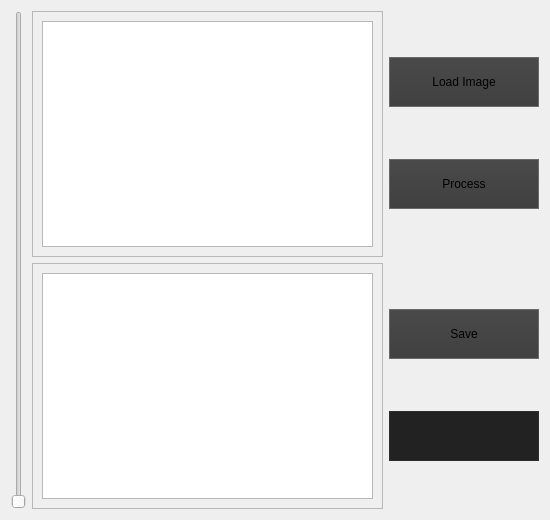
<?xml version="1.0" encoding="UTF-8"?>
<ui version="4.0">
 <class>Widget</class>
 <widget class="QWidget" name="Widget">
  <property name="geometry">
   <rect>
    <x>0</x>
    <y>0</y>
    <width>550</width>
    <height>520</height>
   </rect>
  </property>
  <property name="sizePolicy">
   <sizepolicy hsizetype="Fixed" vsizetype="Fixed">
    <horstretch>0</horstretch>
    <verstretch>0</verstretch>
   </sizepolicy>
  </property>
  <property name="minimumSize">
   <size>
    <width>550</width>
    <height>520</height>
   </size>
  </property>
  <property name="maximumSize">
   <size>
    <width>99999</width>
    <height>99999</height>
   </size>
  </property>
  <property name="cursor">
   <cursorShape>ArrowCursor</cursorShape>
  </property>
  <property name="windowTitle">
   <string>Widget</string>
  </property>
  <property name="autoFillBackground">
   <bool>false</bool>
  </property>
  <property name="styleSheet">
   <string notr="true">background: &quot;#333333&quot;;</string>
  </property>
  <layout class="QHBoxLayout" name="horizontalLayout_5">
   <item>
    <widget class="QSlider" name="vertical_slider">
     <property name="styleSheet">
      <string notr="true"/>
     </property>
     <property name="orientation">
      <enum>Qt::Vertical</enum>
     </property>
    </widget>
   </item>
   <item>
    <layout class="QVBoxLayout" name="verticalLayout_2" stretch="1,1">
     <item>
      <layout class="QHBoxLayout" name="horizontalLayout_3" stretch="0,0">
       <item>
        <widget class="QFrame" name="frame">
         <property name="sizePolicy">
          <sizepolicy hsizetype="Expanding" vsizetype="Expanding">
           <horstretch>0</horstretch>
           <verstretch>0</verstretch>
          </sizepolicy>
         </property>
         <property name="frameShape">
          <enum>QFrame::StyledPanel</enum>
         </property>
         <property name="frameShadow">
          <enum>QFrame::Raised</enum>
         </property>
         <layout class="QHBoxLayout" name="horizontalLayout_4">
          <item>
           <widget class="QGraphicsView" name="loaded_img">
            <property name="verticalScrollBarPolicy">
             <enum>Qt::ScrollBarAlwaysOff</enum>
            </property>
            <property name="horizontalScrollBarPolicy">
             <enum>Qt::ScrollBarAlwaysOff</enum>
            </property>
           </widget>
          </item>
         </layout>
        </widget>
       </item>
       <item>
        <layout class="QVBoxLayout" name="verticalLayout_3">
         <item>
          <widget class="QPushButton" name="load_img_btn">
           <property name="sizePolicy">
            <sizepolicy hsizetype="Fixed" vsizetype="Fixed">
             <horstretch>0</horstretch>
             <verstretch>0</verstretch>
            </sizepolicy>
           </property>
           <property name="minimumSize">
            <size>
             <width>150</width>
             <height>50</height>
            </size>
           </property>
           <property name="cursor">
            <cursorShape>PointingHandCursor</cursorShape>
           </property>
           <property name="styleSheet">
            <string notr="true">background: qlineargradient(spread:pad, x1:0.5, y1:0, x2:0.5, y2:1, stop:0 rgba(74, 74, 74, 255), stop:1 rgba(64, 64, 64, 255));
border: 1px solid #6a6a6a;</string>
           </property>
           <property name="text">
            <string>Load Image</string>
           </property>
          </widget>
         </item>
         <item>
          <widget class="QPushButton" name="process_img_btn">
           <property name="sizePolicy">
            <sizepolicy hsizetype="Fixed" vsizetype="Fixed">
             <horstretch>0</horstretch>
             <verstretch>0</verstretch>
            </sizepolicy>
           </property>
           <property name="minimumSize">
            <size>
             <width>150</width>
             <height>50</height>
            </size>
           </property>
           <property name="cursor">
            <cursorShape>PointingHandCursor</cursorShape>
           </property>
           <property name="styleSheet">
            <string notr="true">background: qlineargradient(spread:pad, x1:0.5, y1:0, x2:0.5, y2:1, stop:0 rgba(74, 74, 74, 255), stop:1 rgba(64, 64, 64, 255));
border: 1px solid #6a6a6a;</string>
           </property>
           <property name="text">
            <string>Process</string>
           </property>
          </widget>
         </item>
        </layout>
       </item>
      </layout>
     </item>
     <item>
      <layout class="QHBoxLayout" name="horizontalLayout_2" stretch="0,0">
       <item>
        <widget class="QFrame" name="frame_2">
         <property name="sizePolicy">
          <sizepolicy hsizetype="Expanding" vsizetype="Expanding">
           <horstretch>0</horstretch>
           <verstretch>0</verstretch>
          </sizepolicy>
         </property>
         <property name="minimumSize">
          <size>
           <width>0</width>
           <height>0</height>
          </size>
         </property>
         <property name="sizeIncrement">
          <size>
           <width>0</width>
           <height>0</height>
          </size>
         </property>
         <property name="baseSize">
          <size>
           <width>0</width>
           <height>0</height>
          </size>
         </property>
         <property name="layoutDirection">
          <enum>Qt::LeftToRight</enum>
         </property>
         <property name="frameShape">
          <enum>QFrame::StyledPanel</enum>
         </property>
         <property name="frameShadow">
          <enum>QFrame::Raised</enum>
         </property>
         <layout class="QHBoxLayout" name="horizontalLayout">
          <item>
           <widget class="QGraphicsView" name="processed_img">
            <property name="verticalScrollBarPolicy">
             <enum>Qt::ScrollBarAlwaysOff</enum>
            </property>
            <property name="horizontalScrollBarPolicy">
             <enum>Qt::ScrollBarAlwaysOff</enum>
            </property>
            <property name="sizeAdjustPolicy">
             <enum>QAbstractScrollArea::AdjustToContents</enum>
            </property>
            <property name="backgroundBrush">
             <brush brushstyle="Dense5Pattern">
              <color alpha="255">
               <red>0</red>
               <green>0</green>
               <blue>0</blue>
              </color>
             </brush>
            </property>
           </widget>
          </item>
         </layout>
        </widget>
       </item>
       <item>
        <layout class="QVBoxLayout" name="verticalLayout_4">
         <item>
          <widget class="QPushButton" name="save_btn">
           <property name="sizePolicy">
            <sizepolicy hsizetype="Fixed" vsizetype="Fixed">
             <horstretch>0</horstretch>
             <verstretch>0</verstretch>
            </sizepolicy>
           </property>
           <property name="minimumSize">
            <size>
             <width>150</width>
             <height>50</height>
            </size>
           </property>
           <property name="styleSheet">
            <string notr="true">background: qlineargradient(spread:pad, x1:0.5, y1:0, x2:0.5, y2:1, stop:0 rgba(74, 74, 74, 255), stop:1 rgba(64, 64, 64, 255));
border: 1px solid #6a6a6a;</string>
           </property>
           <property name="text">
            <string>Save</string>
           </property>
          </widget>
         </item>
         <item>
          <widget class="QLabel" name="length_label">
           <property name="sizePolicy">
            <sizepolicy hsizetype="Fixed" vsizetype="Fixed">
             <horstretch>0</horstretch>
             <verstretch>0</verstretch>
            </sizepolicy>
           </property>
           <property name="minimumSize">
            <size>
             <width>150</width>
             <height>50</height>
            </size>
           </property>
           <property name="styleSheet">
            <string notr="true">background: #222222;
border: 1px solid #2d2d2d;</string>
           </property>
           <property name="frameShape">
            <enum>QFrame::NoFrame</enum>
           </property>
           <property name="text">
            <string/>
           </property>
           <property name="alignment">
            <set>Qt::AlignCenter</set>
           </property>
          </widget>
         </item>
        </layout>
       </item>
      </layout>
     </item>
    </layout>
   </item>
  </layout>
 </widget>
 <resources/>
 <connections/>
</ui>
